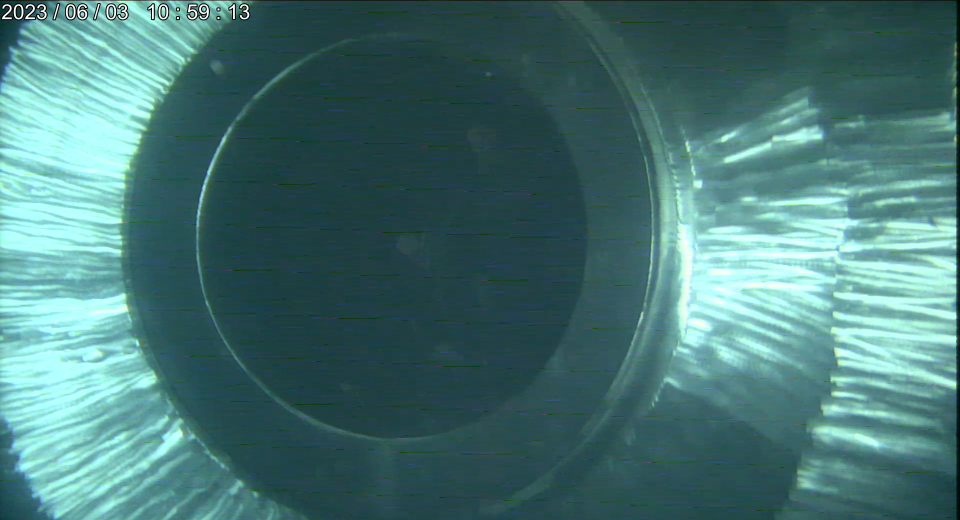
#> input picture images/2.png, 1920 x 1040 px (shown at 1/2 size)
$ python benchmark.py
#> lines starting #> are read from the running program, lines starting #| are printed output that depends on the picture; long printed decimals are rounded
"""性能测试：测量椭圆检测处理一帧图像的平均耗时（独立脚本，不依赖 matplotlib）"""
import time
import os
import cv2
import numpy as np


# ==== 从 test.py 复制核心函数，避免 import test.py 触发 matplotlib ====

def get_ellipse_points_and_normals(center, axes, angle_deg, num_points=40):
    cx, cy = center
    a, b = axes
    angle_rad = np.deg2rad(angle_deg)

    t = np.linspace(0, 2 * np.pi, num_points, endpoint=False)

    x = cx + a * np.cos(t) * np.cos(angle_rad) - b * np.sin(t) * np.sin(angle_rad)
    y = cy + a * np.cos(t) * np.sin(angle_rad) + b * np.sin(t) * np.cos(angle_rad)

    dx = -a * np.sin(t) * np.cos(angle_rad) - b * np.cos(t) * np.sin(angle_rad)
    dy = -a * np.sin(t) * np.sin(angle_rad) + b * np.cos(t) * np.cos(angle_rad)

    norm = np.hypot(dx, dy)
    nx = -dy / norm
    ny = dx / norm

    return np.column_stack((x, y)), np.column_stack((nx, ny))


def search_along_normal(img_gray, pt, normal, search_length, template):
    h, w = img_gray.shape
    x0, y0 = pt
    nx, ny = normal

    distances = np.arange(-search_length, search_length + 1)
    sample_x = x0 + distances * nx
    sample_y = y0 + distances * ny

    valid_mask = (sample_x >= 0) & (sample_x < w - 1) & (sample_y >= 0) & (sample_y < h - 1)
    if not np.any(valid_mask):
        return None, 0

    v_x, v_y = sample_x[valid_mask], sample_y[valid_mask]

    pixel_values = img_gray[v_y.astype(int), v_x.astype(int)].astype(float)

    if len(pixel_values) < len(template):
        return None, 0

    response = np.convolve(pixel_values, template, mode='valid')

    max_idx = np.argmax(np.abs(response))
    max_response = np.abs(response[max_idx])

    offset_idx = max_idx + len(template) // 2
    best_x = v_x[offset_idx]
    best_y = v_y[offset_idx]

    return (best_x, best_y), max_response


# ==== 处理流程 ====

def run_once(img_gray, prior_center, prior_axes, prior_angle,
             num_samples=100, search_length=60, template=None, response_thresh=0):
    """执行一次完整的处理流程（不含可视化和图像加载/预处理）"""
    pts, normals = get_ellipse_points_and_normals(
        prior_center, prior_axes, prior_angle, num_samples
    )

    detected_points = []

    for pt, normal in zip(pts, normals):
        best_pt, score = search_along_normal(
            img_gray, pt, normal, search_length, template
        )
        if best_pt is not None and score > response_thresh:
            detected_points.append(best_pt)

    detected_points = np.array(detected_points, dtype=np.float32)

    if len(detected_points) >= 5:
        final_ellipse = cv2.fitEllipse(detected_points)
    else:
        final_ellipse = None

    return final_ellipse, len(detected_points)


# ==== 主函数 ====

def main():
    NUM_RUNS = 50
    WARMUP_RUNS = 5

    # 图片路径（相对项目根目录）
    script_dir = os.path.dirname(os.path.abspath(__file__))
    image_path = os.path.join(script_dir, '..', 'images', '2.png')

    # 先验参数（与 test.py 保持一致）
    prior_center = (790, 500)
    prior_axes = (750 / 2, 800 / 2)
    prior_angle = 12
    NUM_SAMPLES = 100
    SEARCH_LENGTH = 60
    TEMPLATE = np.array([-1, -2, -3, -4, -3, -2, -1, 0, 1, 2, 3, 4, 3, 2, 1])
    RESPONSE_THRESH = 0

    # --- 加载图像（不计入处理时间）---
    t0 = time.perf_counter()
    img = cv2.imread(image_path)
#> img is the input picture: shape (1040, 1920, 3); mean B, G, R 116.4, 117.4, 71.4
    if img is None:
        print(f"无法读取图像: {image_path}")
        return
    img_gray = cv2.cvtColor(img, cv2.COLOR_BGR2GRAY)
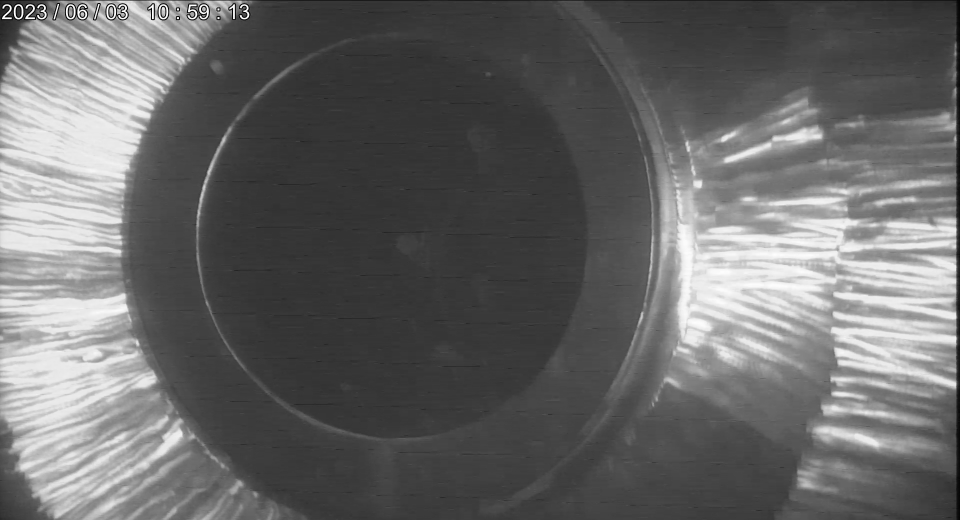
#> img_gray: shape (1040, 1920) (shown at 1/2 size); min 0, max 255, mean 103.5
    img_gray = cv2.GaussianBlur(img_gray, (7, 7), 0)
    t_load = time.perf_counter() - t0

    print(f"图像路径: {image_path}")
    print(f"图像尺寸: {img.shape[1]}x{img.shape[0]}  |  通道: {img.shape[2]}")
#| 图像尺寸: 1920x1040  |  通道: 3
    print(f"图像加载+预处理耗时: {t_load*1000:.2f} ms")
    print(f"采样点数: {NUM_SAMPLES}  |  搜索半长: {SEARCH_LENGTH} px")
    print(f"测试次数: {NUM_RUNS} (预热 {WARMUP_RUNS} 次)")
    print("-" * 50)

    # --- 预热 ---
    for i in range(WARMUP_RUNS):
        run_once(img_gray, prior_center, prior_axes, prior_angle,
                 NUM_SAMPLES, SEARCH_LENGTH, TEMPLATE, RESPONSE_THRESH)
#> this loop made 5 passes

    # --- 正式测试 ---
    times = []
    for i in range(NUM_RUNS):
        t_start = time.perf_counter()
        ellipse, n_pts = run_once(img_gray, prior_center, prior_axes, prior_angle,
                                  NUM_SAMPLES, SEARCH_LENGTH, TEMPLATE, RESPONSE_THRESH)
        t_elapsed = time.perf_counter() - t_start
        times.append(t_elapsed)

        if (i + 1) % 10 == 0:
            print(f"  已完成 {i+1}/{NUM_RUNS} ...")

    times = np.array(times)
    times_ms = times * 1000

    # --- 统计 ---
    print(f"\n{'='*55}")
    print(f"                 处理速度统计")
    print(f"{'='*55}")
    print(f"  平均 (mean):      {np.mean(times_ms):.2f} ms")
#|   平均 (mean):      33.44 ms
    print(f"  中位数 (median):  {np.median(times_ms):.2f} ms")
#|   中位数 (median):  31.21 ms
    print(f"  最小 (min):       {np.min(times_ms):.2f} ms")
#|   最小 (min):       30.55 ms
    print(f"  最大 (max):       {np.max(times_ms):.2f} ms")
#|   最大 (max):       57.05 ms
    print(f"  标准差 (std):     {np.std(times_ms):.2f} ms")
#|   标准差 (std):     6.35 ms
    print(f"{'='*55}")
    print(f"  等效 FPS:         {1000 / np.mean(times_ms):.1f} fps")
#|   等效 FPS:         29.9 fps
    print(f"{'='*55}")
    print(f"\n  最终拟合椭圆: {ellipse}")
#|   最终拟合椭圆: ((785.181, 475.673), (781.187, 801.746), 168.536)
    print(f"  检测到的边缘点数: {n_pts}")
#|   检测到的边缘点数: 100


if __name__ == "__main__":
    main()

$ run again, with image/1.png copied over images/2.png
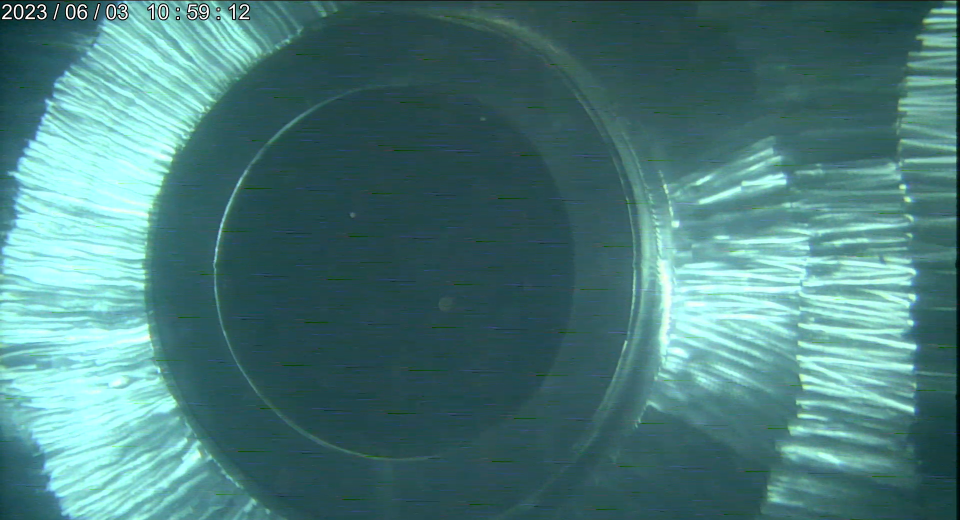
#> input picture image/1.png, 1920 x 1040 px (shown at 1/2 size)
#> in main, img is the input picture: shape (1040, 1920, 3); mean B, G, R 122.3, 122.5, 73.3
#> in main, `img_gray = cv2.cvtColor(img, cv2.COLOR_BGR2GRAY)`:
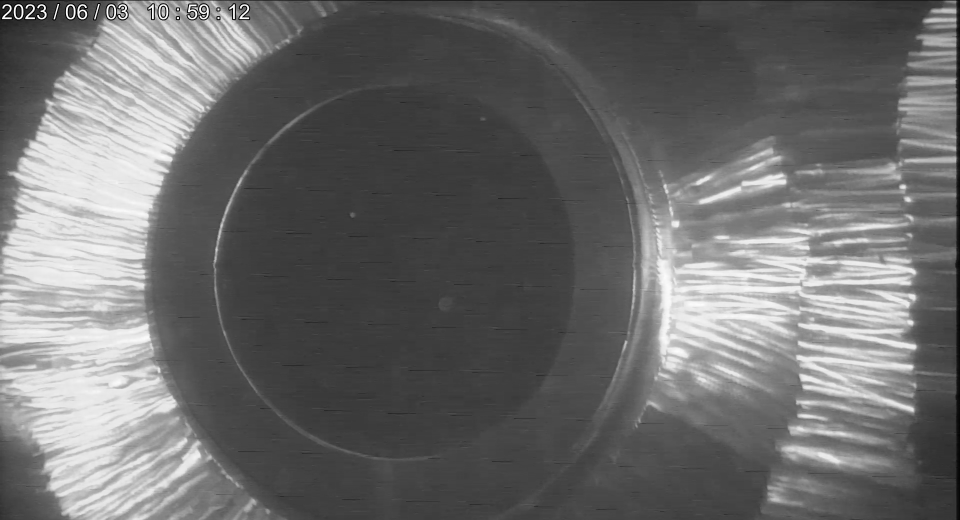
#> img_gray: shape (1040, 1920) (shown at 1/2 size); min 0, max 255, mean 107.8
#| 图像尺寸: 1920x1040  |  通道: 3
#> the loop in main, `for i in range(WARMUP_RUNS):` made 5 passes
#|   平均 (mean):      50.63 ms
#|   中位数 (median):  58.11 ms
#|   最小 (min):       30.66 ms
#|   最大 (max):       62.34 ms
#|   标准差 (std):     12.68 ms
#|   等效 FPS:         19.8 fps
#|   最终拟合椭圆: ((793.282, 520.441), (706.607, 809.239), 4.382)
#|   检测到的边缘点数: 100
